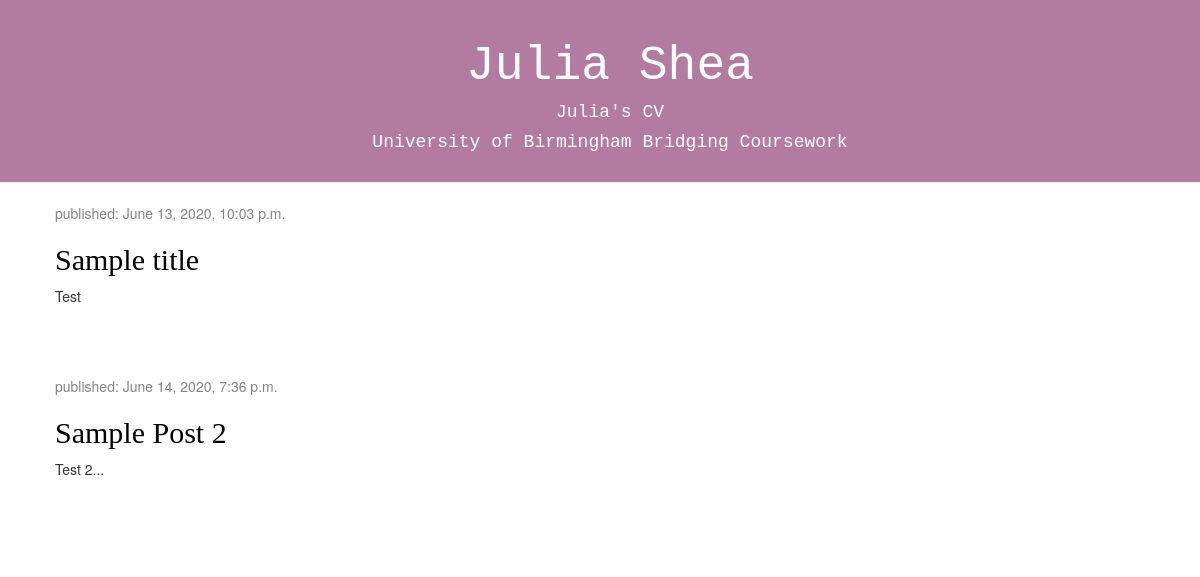
The app's page /, older data.
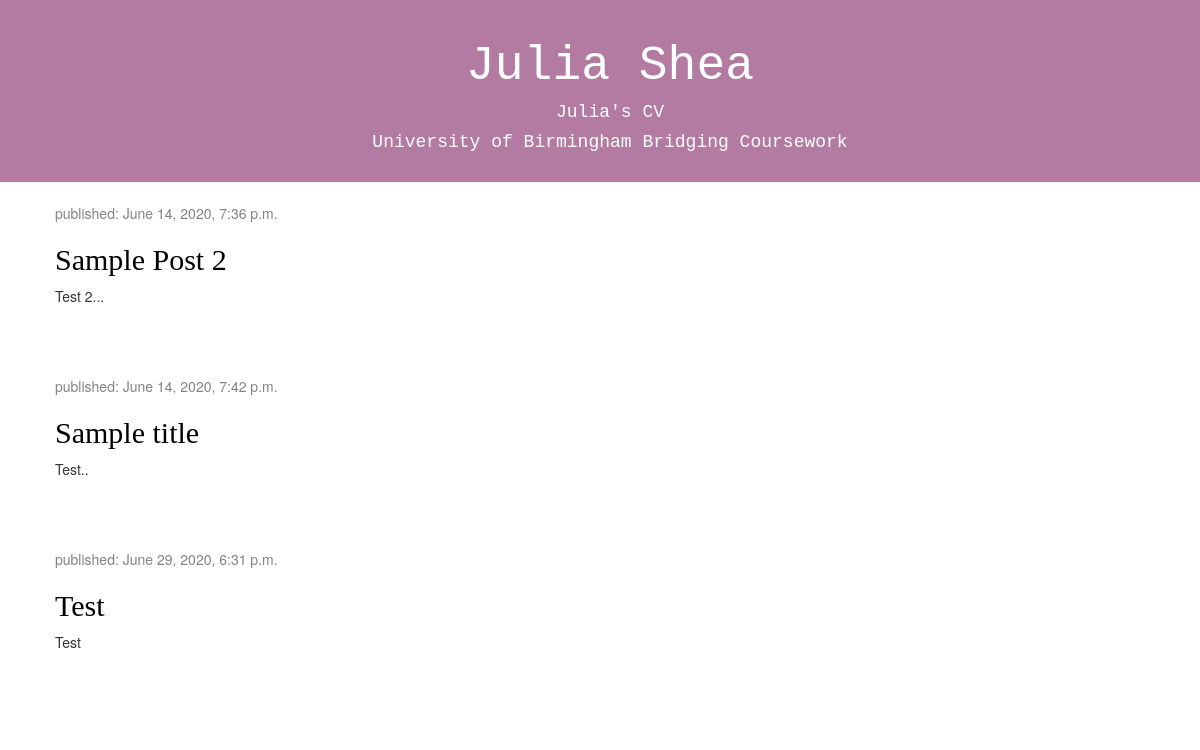
The same page, newer data.
### blog/models.py (models this page shows, shortened)
class Post(models.Model):
    author = models.ForeignKey(settings.AUTH_USER_MODEL, on_delete=models.CASCADE)
    title = models.CharField(max_length=200)
    text = models.TextField()
    created_date = models.DateTimeField(default=timezone.now)
    published_date = models.DateTimeField(blank=True, null=True)

### blog/views.py (the view)
# urls.py: path('', views.post_list, name='post_list'),
def post_list(request):
    posts = Post.objects.filter(published_date__lte=timezone.now()).order_by('published_date')
    return render(request, 'blog/post_list.html', {'posts': posts})

### blog/templates/blog/post_list.html
{% extends 'blog/base.html' %}
{% block content %}
  {% for post in posts %}
    <div class="post">
      <div class="date">
        <p>published: {{ post.published_date }}</p>
      </div>
        <h2><a href="{% url 'post_detail' pk=post.pk %}">{{ post.title }}</a></h2>
        <p>{{ post.text|linebreaksbr }}</p>
      </div>
  {% endfor %}
{% endblock %}

Row changes from the older to the newer data that the page shows:
shown differently, row unchanged: Post "Sample Post 2": moves up the list
changed Post "Sample title": published_date "June 13, 2020, 10:03 p.m." → "June 14, 2020, 7:42 p.m."; text "Test" → "Test.."
added Post: published_date "June 29, 2020, 6:31 p.m.", title "Test", text "Test"
